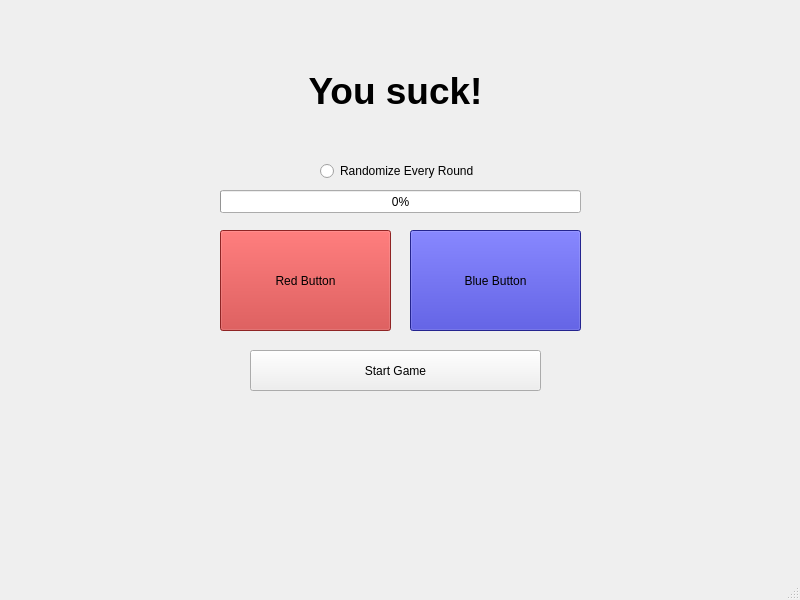
<?xml version="1.0" encoding="UTF-8"?>
<ui version="4.0">
 <class>MainWindow</class>
 <widget class="QMainWindow" name="MainWindow">
  <property name="geometry">
   <rect>
    <x>0</x>
    <y>0</y>
    <width>800</width>
    <height>600</height>
   </rect>
  </property>
  <property name="windowTitle">
   <string>Simon Says</string>
  </property>
  <property name="autoFillBackground">
   <bool>false</bool>
  </property>
  <property name="styleSheet">
   <string notr="true"/>
  </property>
  <widget class="QWidget" name="centralwidget">
   <widget class="QPushButton" name="redPushButton">
    <property name="geometry">
     <rect>
      <x>220</x>
      <y>230</y>
      <width>171</width>
      <height>101</height>
     </rect>
    </property>
    <property name="autoFillBackground">
     <bool>false</bool>
    </property>
    <property name="styleSheet">
     <string notr="true">QPushButton {background-color: rgb(200,50,50);} QPushButton:pressed {background-color: rgb(255,150,150);}</string>
    </property>
    <property name="text">
     <string>Red Button</string>
    </property>
    <property name="default">
     <bool>false</bool>
    </property>
    <property name="flat">
     <bool>false</bool>
    </property>
   </widget>
   <widget class="QPushButton" name="startGameButton">
    <property name="geometry">
     <rect>
      <x>250</x>
      <y>350</y>
      <width>291</width>
      <height>41</height>
     </rect>
    </property>
    <property name="text">
     <string>Start Game</string>
    </property>
   </widget>
   <widget class="QPushButton" name="bluePushButton">
    <property name="geometry">
     <rect>
      <x>410</x>
      <y>230</y>
      <width>171</width>
      <height>101</height>
     </rect>
    </property>
    <property name="styleSheet">
     <string notr="true">QPushButton {background-color: rgb(50,50,200);} QPushButton:pressed {background-color: rgb(150,150,255);}</string>
    </property>
    <property name="text">
     <string>Blue Button</string>
    </property>
   </widget>
   <widget class="QProgressBar" name="moveProgressBar">
    <property name="geometry">
     <rect>
      <x>220</x>
      <y>190</y>
      <width>361</width>
      <height>23</height>
     </rect>
    </property>
    <property name="value">
     <number>0</number>
    </property>
   </widget>
   <widget class="QRadioButton" name="randomButton">
    <property name="enabled">
     <bool>true</bool>
    </property>
    <property name="geometry">
     <rect>
      <x>320</x>
      <y>160</y>
      <width>161</width>
      <height>22</height>
     </rect>
    </property>
    <property name="toolTip">
     <string>This will completely randomize the moves every round. Good luck!</string>
    </property>
    <property name="text">
     <string>Randomize Every Round</string>
    </property>
    <property name="checkable">
     <bool>true</bool>
    </property>
    <property name="checked">
     <bool>false</bool>
    </property>
   </widget>
   <widget class="QLabel" name="gameoverLabel">
    <property name="enabled">
     <bool>true</bool>
    </property>
    <property name="geometry">
     <rect>
      <x>300</x>
      <y>50</y>
      <width>191</width>
      <height>81</height>
     </rect>
    </property>
    <property name="font">
     <font>
      <pointsize>28</pointsize>
      <bold>true</bold>
     </font>
    </property>
    <property name="layoutDirection">
     <enum>Qt::LeftToRight</enum>
    </property>
    <property name="text">
     <string>You suck!</string>
    </property>
    <property name="textFormat">
     <enum>Qt::AutoText</enum>
    </property>
    <property name="alignment">
     <set>Qt::AlignCenter</set>
    </property>
   </widget>
  </widget>
  <widget class="QMenuBar" name="menubar">
   <property name="geometry">
    <rect>
     <x>0</x>
     <y>0</y>
     <width>800</width>
     <height>21</height>
    </rect>
   </property>
  </widget>
  <widget class="QStatusBar" name="statusbar"/>
 </widget>
 <resources/>
 <connections/>
</ui>
